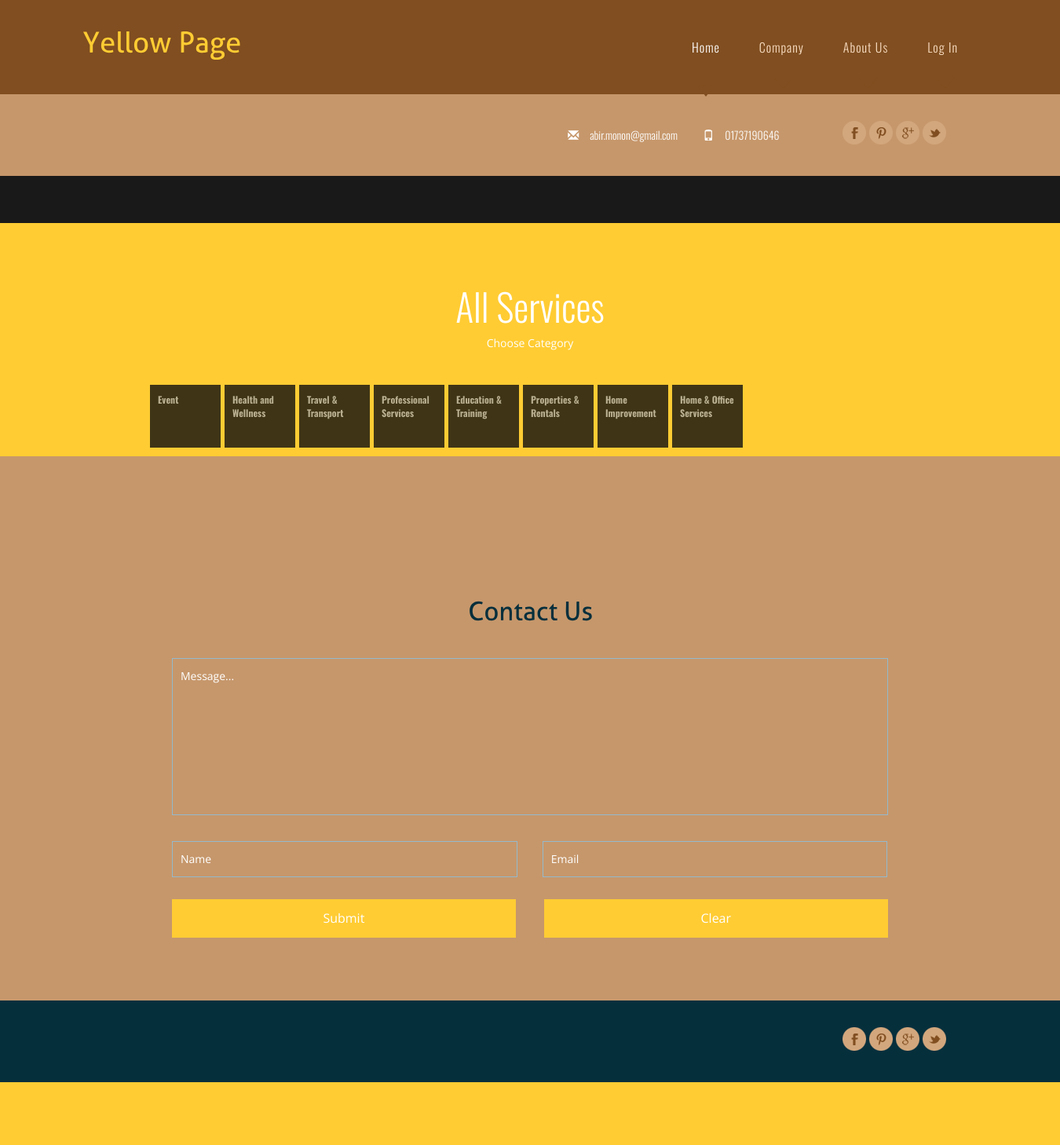
Page /index.php/welcome/contact_us on the committed database.
### tables this page shows
CREATE TABLE `tbl_category` (
  `category_id` int(50) NOT NULL,
  `category_name` varchar(32) NOT NULL,
  `publication_status` tinyint(1) NOT NULL
);

### application/controllers/welcome.php (called while the page is built, shortened)
<?php
class Welcome extends CI_Controller {
	public function __construct(){
        $this->load->helper('form');
        $this->load->library('form_validation');
        $this->load->library('session');
        $this->load->library('email');
        $this->load->helper('url');
        $this->load->database();
        $this->load->model('welcome_model');
		$this->load->library('email');
    }
    public function contact_us()
            {
            $data=array();
            $data['title']='Contact Us';
            $data['service']=1;
           $data['all_published_category']=$this->welcome_model->select_all_published_category();
            $data['maincontent']=$this->load->view('contact_us','',true);
            $this->load->view('master',$data);
            }
}

### index.php (called while the page is built, shortened)
<?php
require_once BASEPATH.'core/CodeIgniter.php';

### application/models/welcome_model.php (called while the page is built, shortened)
<?php
class Welcome_Model extends CI_Model {
    public function select_all_published_category()
    {
        $this->db->select('*');
        $this->db->from('tbl_category');
        $this->db->where('publication_status',1);
        $query_result = $this->db->get();
        $result = $query_result->result();
        return $result;
    }
}

### application/views/master.php (the view, shortened to what this page needs)
<!DOCTYPE html>
<html>
<head>
    <link href="<?php echo base_url();?>css/ninja-slider.css" rel="stylesheet" type="text/css" />
<link href="<?php echo base_url();?>css/bootstrap.css" rel="stylesheet" type="text/css" media="all" />
<link href="<?php echo base_url();?>css/style.css" rel="stylesheet" type="text/css" media="all" />
		<link rel="stylesheet" href="<?php echo base_url();?>css/chocolat.css" type="text/css" media="screen" charset="utf-8">
 <link rel="stylesheet" href="<?php echo base_url();?>css/style.css" type="text/css" media="screen"/>
</head>
<body>
	<div class="header-nav">
		<div class="container">
			<nav class="navbar navbar-default">
				<div class="navbar-header">
					<div class="logo">
                                            <a class="navbar-brand" ><h1>Yellow Page</h1><br></a>
					</div>
				</div>
					<ul class="nav navbar-nav">
						<li class="act"><a href="<?php echo base_url();?>">Home</a></li>
						<li class="hvr-bubble-bottom"><a href="<?php echo base_url();?>welcome/view_company_profile">Company</a></li>
						<li class="hvr-bubble-bottom" ><a href="<?php echo base_url();?>welcome/about_us">About Us</a></li>
						 <?php
                                                                $user_id=$this->session->userdata('user_id');
                                                                if($user_id == NULL)
                                                                {
                                                                ?>
						<li class="hvr-bubble-bottom"><a href="<?php echo base_url();?>welcome/user_login">Log In</a></li>
                                                    <?php }?>
					</ul>
				</div>
		</div>
	<div class="header-bottom">
		<div class="container">
			<div class="header-bottom-right">
				<div class="header-bottom-right2">
					<ul>
						<li><a href="#" class="facebook"> </a></li>
						<li><a href="#" class="p"> </a></li>
						<li><a href="#" class="g"> </a></li>
						<li><a href="#" class="twitter"> </a></li>
					</ul>
				</div>
				<div class="header-bottom-right1">
					<ul>
						<li><span class="glyphicon glyphicon-envelope" aria-hidden="true"></span><a href="mailto:abir.monon@gmail.com">abir.monon@gmail.com</a></li>
                                                <li><span class="glyphicon glyphicon-phone" aria-hidden="true"></span><a href="tel:01737190646">01737190646</a></li>
					</ul>
				</div>
				<div class="clearfix"> </div>
			</div>
		</div>
	</div>
	    <div id="ninja-slider">
    </div>
<?php
            if(isset($service)){
            ?>
<div class="services">
              <div class="container">
                        <h3>All Services</h3>
			<p class="vel">Choose Category</p>
                   <div class="oe_wrapper">
                       <div class="col-md-12">
                           <div class="container">
 <?php
                                    foreach($all_published_category as $v_category)
                                   {
                                    ?>
			<div class="col-md-1">
			<ul id="oe_menu" class="oe_menu">
				<li><a href="<?php echo base_url();?>welcome/category_sub_category/<?php echo $v_category->category_id;?>"><?php echo $v_category->category_name;?></a></li>
                        </ul>
                        </div>
      <?php } ?>
                       </div>
                       </div>
                </div>
         </div>
             <?php } ?>
<div id="features" class="features">
        <?php echo $maincontent;?>
      </div>
	<div class="footer">
		<div class="container">
			<div class="header-bottom-right2 footer-right">
				<ul>
					<li><a href="#" class="facebook"> </a></li>
					<li><a href="#" class="p"> </a></li>
					<li><a href="#" class="g"> </a></li>
					<li><a href="#" class="twitter"> </a></li>
				</ul>
			</div>
			<div class="clearfix"> </div>
		</div>
	</div>
</div>
</body>
</html>

### css/ninja-slider.css (style rules this page uses)
#ninja-slider { width:100%; background:#191919; padding: 30px 0; margin:0 auto; overflow:hidden; box-sizing:border-box; }

### css/style.css (style rules this page uses)
html, body { font-size: 100%; background: #fff; font-family: 'Open Sans', sans-serif; }
p { margin:0; }
h1,h2,h3,h4,h5,h6,a { font-family: 'Oswald', sans-serif; font-weight:300; margin:0; }
ul,label { margin:0; padding:0; }
.header-nav { background: #804E20; }
.navbar-default { background: none; border: none; margin: 0; }
.navbar-nav { float: right; }
.navbar-brand { height: 100px; padding: 30px 0 0; }
.navbar-nav > li > a { padding: 40px 25px; font-size: 1em; letter-spacing: 1px; }
.navbar-default .navbar-nav > li > a { color: #FADFC5; }
ul.nav li.act { position:relative; }
ul.nav li.act a { position:relative; color:#fff; }
ul.nav li.act a:before { background: url(../images/1.png) no-repeat 0px 0px; display: block; width: 23px; height: 15px; content: ''; position: absolute; top: 98%; left: 37%; }
.hvr-bubble-bottom { display: inline-block; vertical-align: middle; -webkit-transform: translateZ(0); transform: translateZ(0); box-shadow: 0 0 1px rgba(0, 0, 0, 0); -webkit-backface-visibility: hidden; backface-visibility: hidden; -moz-osx-font-smoothing: grayscale; position: relative; }
.hvr-bubble-bottom:before { pointer-events: none; position: absolute; z-index: -1; content: ''; border-style: solid; -webkit-transition-duration: 0.3s; transition-duration: 0.3s; -webkit-transition-property: transform; transition-property: transform; left: calc(50% - 10px); bottom: 0; border-width:15px 12px 7px 13px; border-color: #804e20 transparent transparent transparent; }
.header-bottom { background:#c6976b; padding:1.5em 0; }
.header-bottom-right { text-align:right; }
.header-bottom-right1 { float:right; margin: .5em 5em 0 0; }
.header-bottom-right1 ul li { display:inline-block; color:#fff; font-size:14px; margin-left:3em; }
.header-bottom-right1 ul li span { left:-1em; }
.header-bottom-right1 ul li a { color:#fff; }
.header-bottom-right2 { float:right; padding-right: 2.5em; }
.header-bottom-right2 ul li { display:inline-block; }
.header-bottom-right2 ul li a.facebook { background:url(../images/img-sp.png) no-repeat -10px -12px; display:block; width:30px; height:30px; }
.header-bottom-right2 ul li a.p { background:url(../images/img-sp.png) no-repeat -10px -52px; display:block; width:30px; height:30px; }
.header-bottom-right2 ul li a.g { background:url(../images/img-sp.png) no-repeat -10px -90px; display:block; width:30px; height:30px; }
.header-bottom-right2 ul li a.twitter { background:url(../images/img-sp.png) no-repeat -10px -128px; display:block; width:30px; height:30px; }
.services,.portfolio,.features,.contact,.typo,.about,.history,.news,.single { padding:5em 0; }
.services { background:#ffcc33; }
.services h3,.portfolio h3,.features h3,h3.title,.about h3,.advantages h3 { text-align:center; color:#fff; font-size:3em; margin:0; }
p.vel { font-size:14px; color:#fff; margin:.5em 0 0; line-height:1.8em; text-align:center; }
.features { background:#C6976B; }
.footer { padding:1.5em 0; background:#062f3c; }
.footer-right { float:right !important; }
* { margin:0; padding:0; }
ul.oe_menu { list-style:none; position:relative; margin:30px 0px 0px 40px; width:560px; float:left; clear:both; }
ul.oe_menu > li > a { display:block; background-color:#101010; color:#aaa; text-decoration:none; font-weight:bold; font-size:12px; width:90px; height:80px; padding:10px; margin:1px; text-shadow:0px 0px 1px #000; opacity:0.8; }

### css/chocolat.css (style rules this page uses)
body { margin:0; padding:0; }

### application/views/master.php (style rules this page uses)
body { font: normal 0.9em Arial;margin:0; }
a { color:#1155CC; }
ul li { padding: 10px 0; }

### rows in the picture
tbl_category: category_name "Event"
tbl_category: category_name "Health and Wellness"
tbl_category: category_name "Travel & Transport"
tbl_category: category_name "Professional Services"
tbl_category: category_name "Education & Training"
tbl_category: category_name "Properties & Rentals"
tbl_category: category_name "Home Improvement"
tbl_category: category_name "Home & Office Services"
